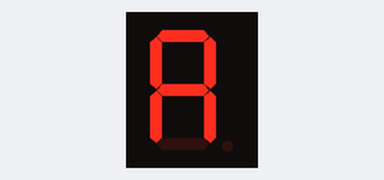
The sketch below on a simulated Arduino Uno, built with avr-gcc and run on an emulated ATmega328P. Parts: 1-digit seven-segment display. Wiring (inferred from the names in the program): 1-digit 7-segment display, segments lit when LOW: segments pin 3, pin 4, pin 5, pin 6, pin 7, pin 8, pin 9. The segment pins are drawn as the display they are named for.

Above: at 2.7 s.
At 3.2 s:
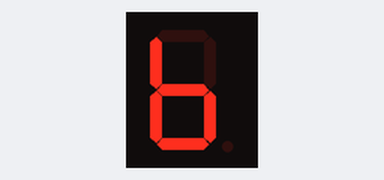
At 3.7 s:
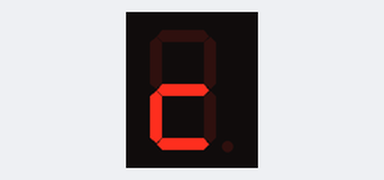
At 4.2 s:
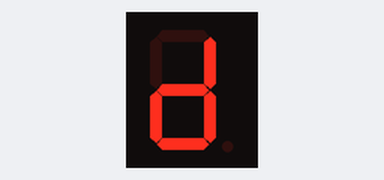
At 5.2 s:
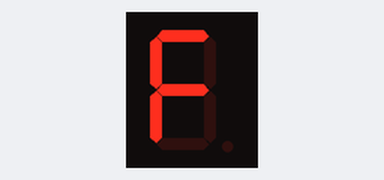
At 6.2 s:
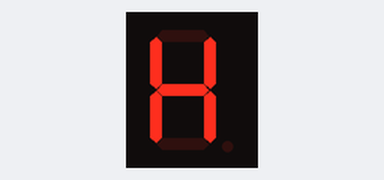

The sketch:

sketch.ino
```cpp
// 7-segment LED display pins a~g
const int NUM_LED = 7;
const int SEGMENT_PINS[] = {3, 4, 5, 6, 7, 8, 9};

// patterns g~a
const int NUM_PATTERNS = 8;
const int SEGMENT_PATTERNS[] = { 0b0001000, 0b0000011, 0b0100111, 0b0100001, 0b0000110, 0b0001110, 0b0010000, 0b0001001 };

int cnt = 0;

void setup(){
    // setup
    for(int i = 0 ; i < NUM_LED ; i++){
        pinMode(SEGMENT_PINS[i], OUTPUT);
        // check LED works
        digitalWrite(SEGMENT_PINS[i], LOW);
        delay(300);
    }

    // LED reset
    for(int i = 0 ; i < NUM_LED ; i++){
        digitalWrite(SEGMENT_PINS[i], HIGH);
    }
    delay(500);
}

void loop(){
    for(int i = 0 ; i < NUM_LED ; i++)
        digitalWrite(SEGMENT_PINS[i], (SEGMENT_PATTERNS[cnt] >> i) & 1);
    cnt = (cnt + 1) % NUM_PATTERNS;
    delay(500);
}
```

Measured:
- by itself, everything shown: repeats every 4.0 s, in 8 steps
- what the display in image 0 shows lasts 0.5 s, from 2.6 s to 3.1 s
